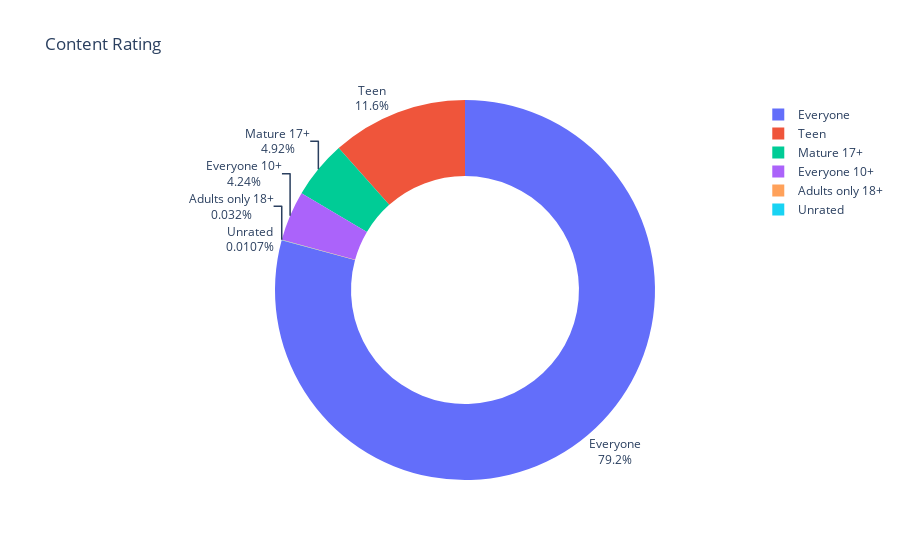

This figure's notebook cell:
### Code cell
fig = px.pie(labels=rating.index, values=rating.values, title="Content Rating", names=rating.index, hole=0.6)
fig.update_traces(textposition="outside", textinfo="percent+label")

### Figure 1 — Plotly figure (JSON) as saved in the notebook; plotly's stock layout.template omitted (floating-point values rounded to 4 significant figures)
{"data": [{"domain": {"x": [0, 1], "y": [0, 1]}, "hole": 0.6, "hovertemplate": "label=%{label}<br>value=%{value}<extra></extra>", "labels": ["Everyone", "Teen", "Mature 17+", "Everyone 10+", "Adults only 18+", "Unrated"], "legendgroup": "", "name": "", "showlegend": true, "textinfo": "percent+label", "textposition": "outside", "type": "pie", "values": [7421, 1084, 461, 397, 3, 1]}], "layout": {"legend": {"tracegroupgap": 0}, "title": {"text": "Content Rating"}}}
